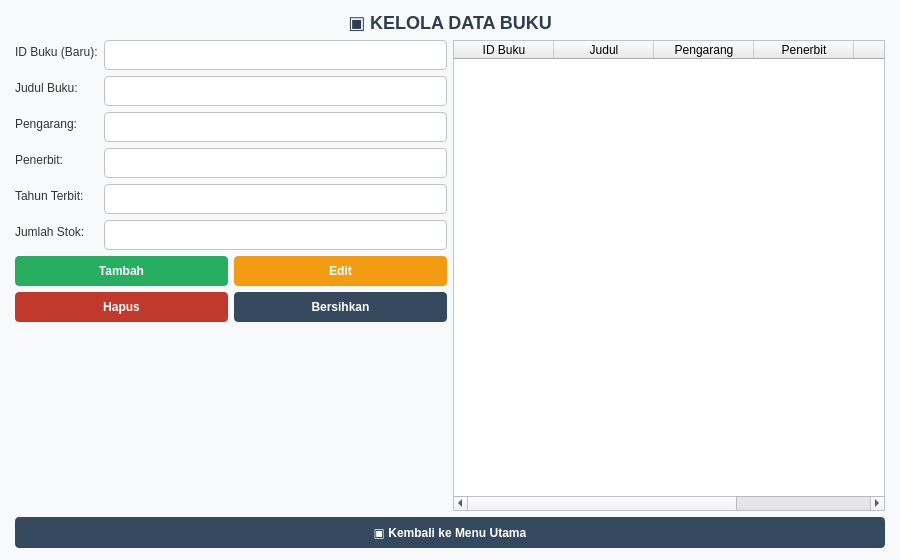
<?xml version="1.0" encoding="UTF-8"?>
<ui version="4.0">
 <class>KelolaBukuWindow</class>
 <widget class="QMainWindow" name="KelolaBukuWindow">
  <property name="geometry"><rect><x>0</x><y>0</y><width>900</width><height>560</height></rect></property>
  <property name="windowTitle"><string>Perpustakaan - Kelola Data Buku</string></property>
  <property name="styleSheet"><string notr="true">QMainWindow { background-color: #F8F9FA; }
QLabel#lblTitle { font-size: 18px; font-weight: bold; color: #2C3E50; }
QLabel { font-size: 12px; color: #333; }
QLineEdit { padding: 6px; border: 1px solid #BDC3C7; border-radius: 4px; background-color: white; }
QLineEdit:focus { border: 1px solid #3498DB; }
QPushButton { background-color: #34495E; color: white; border: none; border-radius: 4px; padding: 8px 15px; font-weight: bold; }
QPushButton:hover { background-color: #415B76; }
QPushButton#btnTambah { background-color: #27AE60; } QPushButton#btnTambah:hover { background-color: #2ECC71; }
QPushButton#btnEdit { background-color: #F39C12; } QPushButton#btnEdit:hover { background-color: #F1C40F; }
QPushButton#btnHapus { background-color: #C0392B; } QPushButton#btnHapus:hover { background-color: #E74C3C; }
QTableWidget { background-color: white; border: 1px solid #BDC3C7; gridline-color: #ECF0F1; }</string></property>
  <widget class="QWidget" name="centralwidget">
   <layout class="QVBoxLayout" name="mainLayout">
    <property name="leftMargin"><number>15</number></property><property name="topMargin"><number>12</number></property><property name="rightMargin"><number>15</number></property><property name="bottomMargin"><number>12</number></property>
    <item><widget class="QLabel" name="lblTitle"><property name="text"><string>▣ KELOLA DATA BUKU</string></property><property name="alignment"><set>Qt::AlignCenter</set></property></widget></item>
    <item><layout class="QHBoxLayout" name="contentLayout">
     <item><layout class="QVBoxLayout" name="formLayout">
      <item><layout class="QFormLayout" name="fieldsLayout">
       <item row="0" column="0"><widget class="QLabel" name="labelId"><property name="text"><string>ID Buku (Baru):</string></property></widget></item><item row="0" column="1"><widget class="QLineEdit" name="txtIdBuku"/></item>
       <item row="1" column="0"><widget class="QLabel" name="labelJudul"><property name="text"><string>Judul Buku:</string></property></widget></item><item row="1" column="1"><widget class="QLineEdit" name="txtJudul"/></item>
       <item row="2" column="0"><widget class="QLabel" name="labelPengarang"><property name="text"><string>Pengarang:</string></property></widget></item><item row="2" column="1"><widget class="QLineEdit" name="txtPengarang"/></item>
       <item row="3" column="0"><widget class="QLabel" name="labelPenerbit"><property name="text"><string>Penerbit:</string></property></widget></item><item row="3" column="1"><widget class="QLineEdit" name="txtPenerbit"/></item>
       <item row="4" column="0"><widget class="QLabel" name="labelTahun"><property name="text"><string>Tahun Terbit:</string></property></widget></item><item row="4" column="1"><widget class="QLineEdit" name="txtTahun"/></item>
       <item row="5" column="0"><widget class="QLabel" name="labelStok"><property name="text"><string>Jumlah Stok:</string></property></widget></item><item row="5" column="1"><widget class="QLineEdit" name="txtStok"/></item>
      </layout></item>
      <item><layout class="QGridLayout" name="buttonGrid">
       <item row="0" column="0"><widget class="QPushButton" name="btnTambah"><property name="text"><string>Tambah</string></property></widget></item>
       <item row="0" column="1"><widget class="QPushButton" name="btnEdit"><property name="text"><string>Edit</string></property></widget></item>
       <item row="1" column="0"><widget class="QPushButton" name="btnHapus"><property name="text"><string>Hapus</string></property></widget></item>
       <item row="1" column="1"><widget class="QPushButton" name="btnBersihkan"><property name="text"><string>Bersihkan</string></property></widget></item>
      </layout></item>
      <item><spacer name="formSpacer"><property name="orientation"><enum>Qt::Vertical</enum></property><property name="sizeHint" stdset="0"><size><width>20</width><height>30</height></size></property></spacer></item>
     </layout></item>
     <item><widget class="QTableWidget" name="tableBuku"><property name="columnCount"><number>6</number></property><property name="rowCount"><number>0</number></property><column><property name="text"><string>ID Buku</string></property></column><column><property name="text"><string>Judul</string></property></column><column><property name="text"><string>Pengarang</string></property></column><column><property name="text"><string>Penerbit</string></property></column><column><property name="text"><string>Tahun</string></property></column><column><property name="text"><string>Stok</string></property></column></widget></item>
    </layout></item>
    <item><widget class="QPushButton" name="btnKembali"><property name="text"><string>▣ Kembali ke Menu Utama</string></property></widget></item>
   </layout>
  </widget>
 </widget><resources/><connections/>
</ui>
